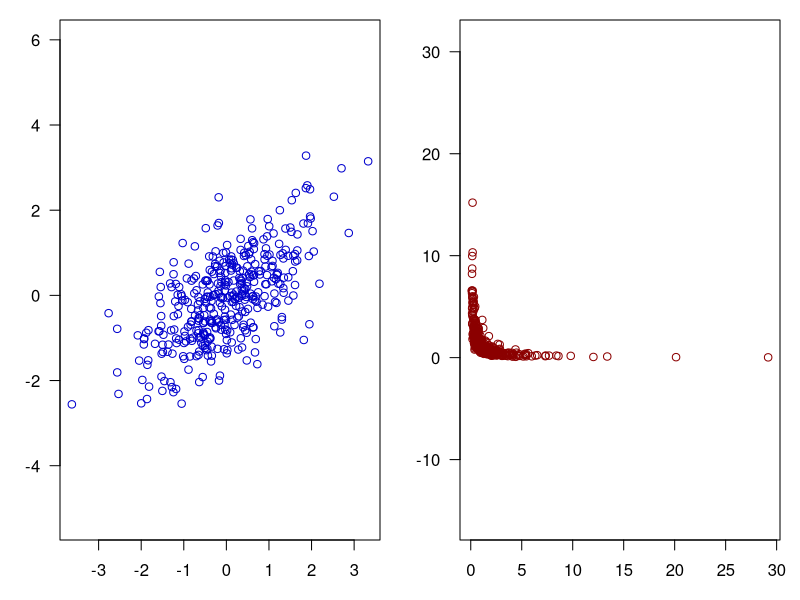
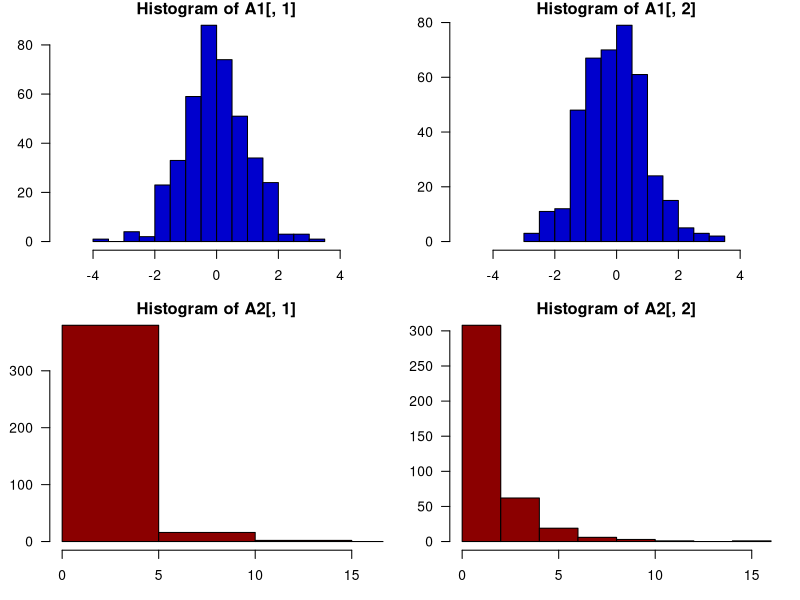
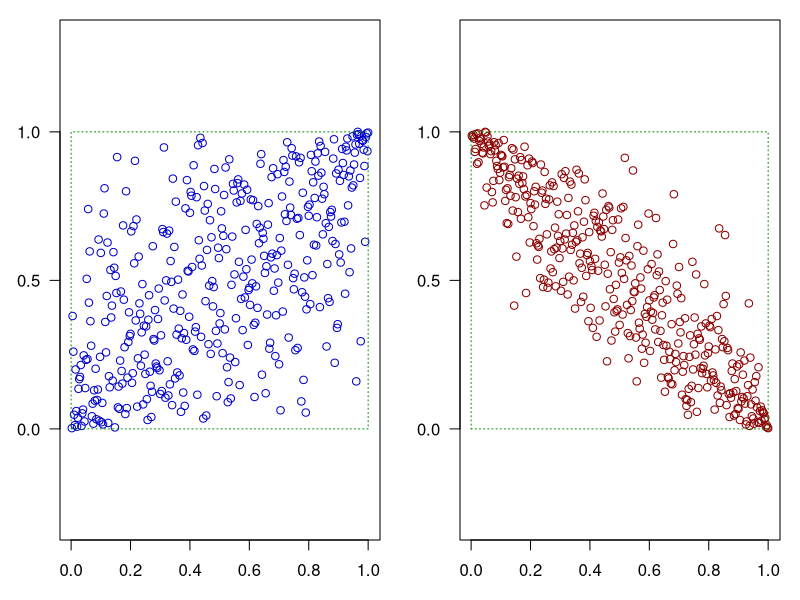
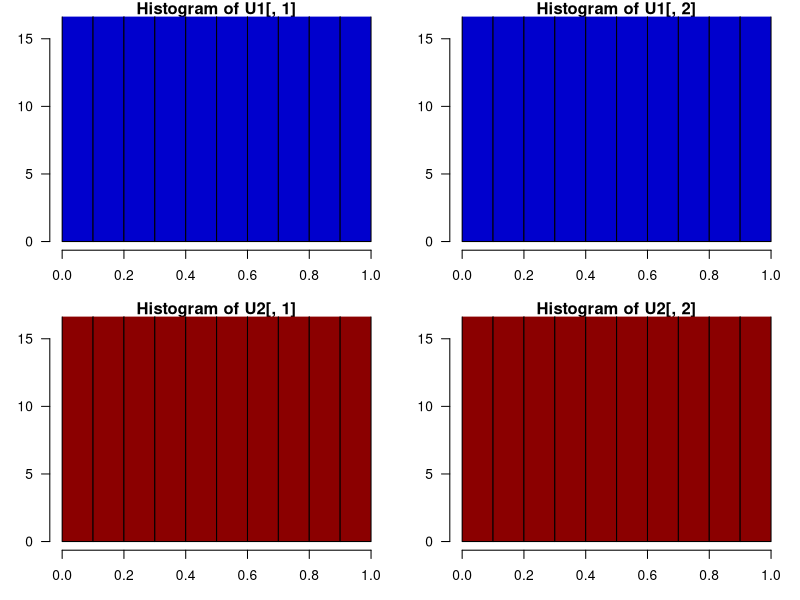
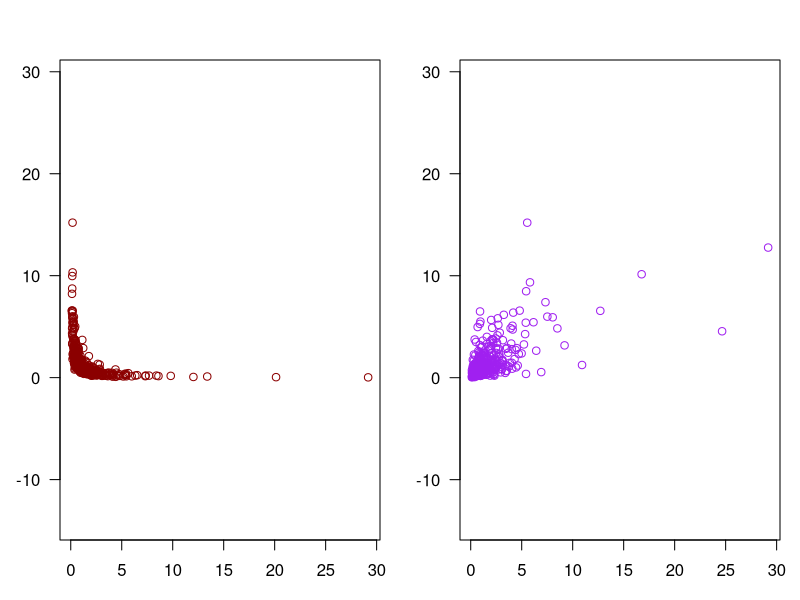
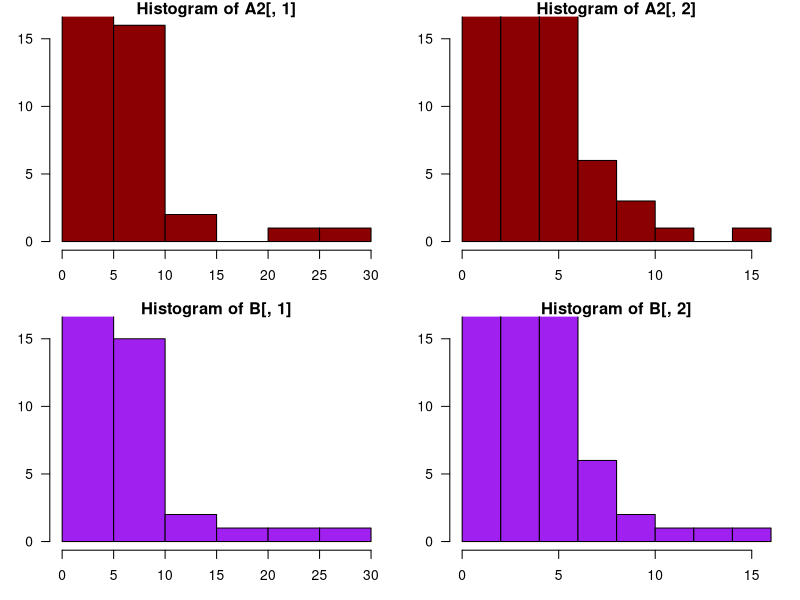
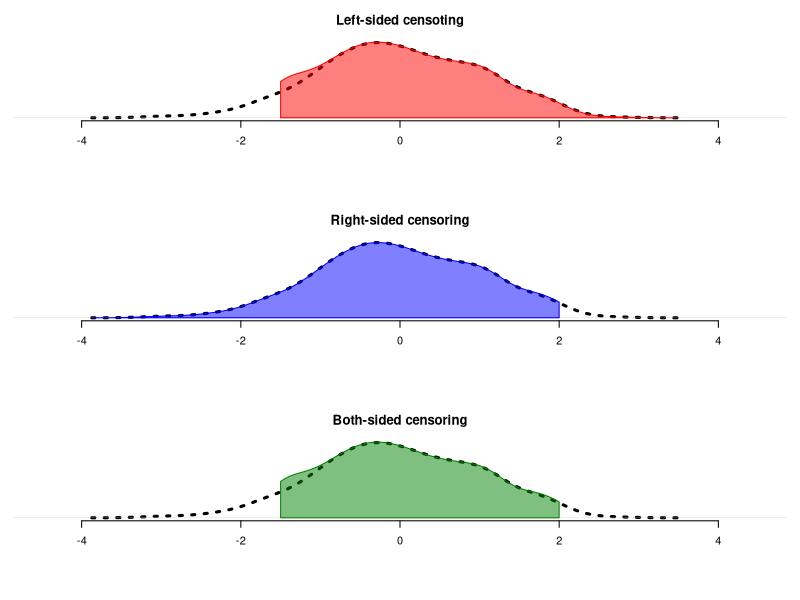
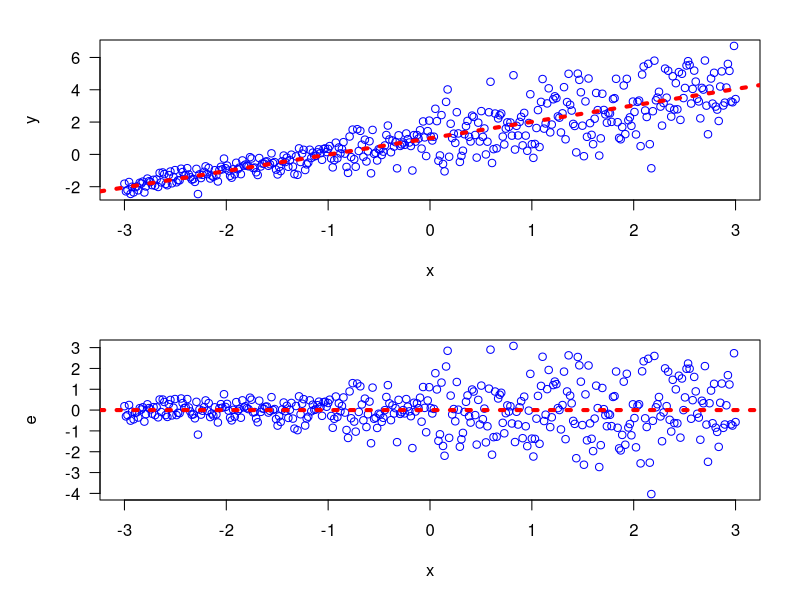

Recreate these plots in R, in order.
#   SGIA40F15 23/24
#       Seminar 05
#           Odds and Ends
#               1.  Copulas
#               2.  Tobit: dealing with censored outcomes
#               3.  Location-scale models
#   2024-03-10
#   Juraj Medzihorsky

rm(list = ls())

library(MASS)
library(AER) # tobit
library(mgcv) # generalized additive location-scale models

#   ________________________________________________________
#   2. Copulas
#   Informally: a copula is what remains from a multivariate
#   distribution if we make the marginals uniform.
#   A bit more formally: multivariate Cumulative
#   Distribution function of a multivariate distribution
#   with uniform marginals.

#   A very simple illustration.
#   Simulate two bivariate normals. One negatively the other
#   positively correlated. And then make the second one a
#   log-normal [that is, exp(Normal())]

#   Sample size
N <- 4e2
#   Means: all zero
mu1 <- mu2 <- rep(0, 2)
#   Variance-covariance matrices
Sigma1 <- matrix(c(1, 0.6, 0.6, 1), ncol = 2)
Sigma2 <- matrix(c(1, -0.9, -0.9, 1), ncol = 2)

set.seed(19740330)
A1 <- mvrnorm(N, mu1, Sigma1)
A2 <- mvrnorm(N, mu2, Sigma2) |> apply(2, exp)

#   Sample correlations:
cor(A1) |> round(2)
cor(A2) |> round(2)

#   The joint distributions
par(mar = c(3, 3, 1, 1),
    mfrow = c(1, 2),
    las = 1)
plot(
  A1,
  col = 'blue3',
  xlab = F,
  ylab = F,
  asp = 1
)
plot(
  A2,
  col = 'red4',
  xlab = F,
  ylab = F,
  asp = 1
)

#   The marginals, as histograms
K <- 10
par(mar = c(3, 3, 1, 1),
    mfrow = c(2, 2),
    las = 1)
hist(A1[, 1],
     breaks = K,
     col = 'blue3',
     xlim = c(-1, 1) * 5)
hist(A1[, 2],
     breaks = K,
     col = 'blue3',
     xlim = c(-1, 1) * 5)
hist(A2[, 1],
     breaks = K,
     col = 'red4',
     xlim = c(0, 1) * 16)
hist(A2[, 2],
     breaks = K,
     col = 'red4',
     xlim = c(0, 1) * 16)

#   now strip the marginals, using the empirical cumulative
#   density functions
U1 <- apply(A1, 2, function(x)
  ecdf(x)(x))
U2 <- apply(A2, 2, function(x)
  ecdf(x)(x))

#   the joint distributions
par(mar = c(3, 3, 1, 1),
    mfrow = c(1, 2),
    las = 1)
plot(
  U1,
  col = 'blue3',
  xlab = F,
  ylab = F,
  asp = 1
)
rect(0, 0, 1, 1, border = 'green4', lty = 3)
plot(
  U2,
  col = 'red4',
  xlab = F,
  ylab = F,
  asp = 1
)
rect(0, 0, 1, 1, border = 'green4', lty = 3)

#   The marginals, as histograms
K <- 10
yl <- c(0, 16)
par(mar = c(3, 3, 1, 1),
    mfrow = c(2, 2),
    las = 1)
hist(U1[, 1],
     breaks = K,
     col = 'blue3',
     ylim = yl)
hist(U1[, 2],
     breaks = K,
     col = 'blue3',
     ylim = yl)
hist(U2[, 1],
     breaks = K,
     col = 'red4',
     ylim = yl)
hist(U2[, 2],
     breaks = K,
     col = 'red4',
     ylim = yl)

#   now the really fun part, use the U1 to combine it with
#   the marginals of A2
B <-
  data.frame(
    'b1' = quantile(x = A2[, 1], probs = U1[, 1], type = 2),
    'b2' = quantile(x = A2[, 2], probs = U1[, 2], type = 2)
  )

#   positively correlated, just like A1
cor(B) |> round(2)

#   but with log-normal marginals, just like A2
#   the joint distributions
par(mar = c(3, 3, 3, 1),
    mfrow = c(1, 2),
    las = 1)
plot(
  A2,
  col = 'red4',
  xlab = F,
  ylab = F,
  asp = 1
)
plot(
  B,
  col = 'purple',
  xlab = F,
  ylab = F,
  asp = 1
)
#   The marginals, as histograms
K <- 10
yl <- c(0, 16)
par(mar = c(3, 3, 1, 1),
    mfrow = c(2, 2),
    las = 1)
hist(A2[, 1],
     breaks = K,
     col = 'red4',
     ylim = yl)
hist(A2[, 2],
     breaks = K,
     col = 'red4',
     ylim = yl)
hist(B[, 1],
     breaks = K,
     col = 'purple',
     ylim = yl)
hist(B[, 2],
     breaks = K,
     col = 'purple',
     ylim = yl)

#   We've only scratched the surface here. Copulas are
#   extremely useful for modeling associations in joint
#   distributions, such as in Generalized Joint Response
#   Models that generalize the Heckman selection model. And
#   they have many, many more applications.

#   ________________________________________________________
#   2. Tobit
#   Censoring: values that are below or above some threshold
#   will not be observed at their actual values, but at the
#   value of the threshold.

#   just a quick descriptive simulation
set.seed(12321)
a <- rnorm(4e2, 0, 1) |> scale() |> as.vector()
#   three kinds of censoring:
#   only at the left side
#   only at the upper side
#   at both side
thresh_lo <- -1.5
thresh_hi <- 2
a_lo <- ifelse(a <= thresh_lo, thresh_lo, a)
a_hi <- ifelse(a >= thresh_hi, thresh_hi, a)
a_both <- ifelse(a_lo >= thresh_hi, thresh_hi, a_lo)

#   prepare gaussian kernel density estimates
d_a <- density(a)
d_lo <- density(a_lo, from = thresh_lo)
d_hi <- density(a_hi, to = thresh_hi)
d_both <- density(a_both, from = thresh_lo, to = thresh_hi)

par(mar = c(6, 1, 3, 1),
    las = 1,
    mfrow = c(3, 1))
plot(
  d_a,
  col = 'black',
  main = 'Left-sided censoting',
  xlab = '',
  ylab = '',
  frame = F,
  yaxt = 'n',
  lty = 3,
  lwd = 3,
  xlim = c(-4.5, 4.5)
)
polygon(
  c(d_lo$x, rev(d_lo$x)),
  c(d_lo$y, rep(0, 512)),
  col = rgb(1, 0, 0, 0.5),
  border = rgb(1, 0, 0)
)
plot(
  d_a,
  col = 'black',
  main = 'Right-sided censoring',
  xlab = '',
  ylab = '',
  frame = F,
  yaxt = 'n',
  lty = 3,
  lwd = 3,
  xlim = c(-4.5, 4.5)
)
polygon(
  c(d_hi$x, rev(d_hi$x)),
  c(d_hi$y, rep(0, 512)),
  col = rgb(0, 0, 1, 0.5),
  border = rgb(0, 0, 1)
)
plot(
  d_a,
  col = 'black',
  main = 'Both-sided censoring',
  xlab = '',
  ylab = '',
  frame = F,
  yaxt = 'n',
  lty = 3,
  lwd = 3,
  xlim = c(-4.5, 4.5)
)
polygon(
  c(d_both$x, rev(d_both$x)),
  c(d_both$y, rep(0, 512)),
  col = rgb(0, 0.5, 0, 0.5),
  border = rgb(0, 0.5, 0)
)


#   Let's look at a simulated example of how it can cause
#   issues.
#   For simplicity, one-sided left censoring
set.seed(32123)
N <- 1e3
#   single confounder, two non-confounders
x <- runif(N,-3, 3) |> scale(scale = F) |> as.vector()
e0 <- rnorm(N,-3, 3) |> scale() |> as.vector()
e1 <- rnorm(N,-3, 3) |> scale() |> as.vector()
#   treatment
d <- plogis(-x) |> sapply(function(i)
  rbinom(1, 1, i))
#   potential outcomes
y0 <- 0.0 + (1 * x + e0) |> scale() |> as.vector()
y1 <- 2.0 + (2 * x + e1) |> scale() |> as.vector()
#   observed outcome, the textbook way as opposed to ifelse
#   lower threshold
ystar <- (1 - d) * y0 + d * y1
thresh_1 <- 0.0
y <- ifelse(ystar < thresh_1, thresh_1, ystar)

#   compare actual and observed
ystar |> quantile(probs = seq(0, 1, by = 1e-1)) |> round(1)
y |> quantile(probs = seq(0, 1, by = 1e-1)) |> round(1)
#   actual proportion below the threshold?
mean(ystar < thresh_1) |> round(2)
mean(ystar < y) |> round(2)


#   ITE; true sample and population ATE = 2
ite <- y1 - y0
ite |> summary() |> round(2)
#   true sample and population ATT
ite |> subset(d %in% 1) |> mean() |> round(2)

#   naive ATE: not that off, in this case
(mean(y[d %in% 1]) - mean(y[d %in% 0])) |> round(2)

#   "OLS" controlling for x
lm(y ~ 1 + d + x)$coef['d'] |> round(2)

#   tobit from AER: much better, in this case
tobit(y ~ 1 + d + x, dist = 'gaussian')$coef['d'] |> round(2)

#   the summary is a bit more verbose
tobit(y ~ 1 + d + x, dist = 'gaussian') |> summary() |>
  print(digits = 2)


#   as usuall, let's run this simulation a bunch of times

onerun <-
  function(N = 1e3, thresh_1 = 0)
  {
    x <- runif(N,-3, 3) |> scale(scale = F) |> as.vector()
    e0 <- rnorm(N,-3, 3) |> scale() |> as.vector()
    e1 <- rnorm(N,-3, 3) |> scale() |> as.vector()
    d <- plogis(-x) |> sapply(function(i)
      rbinom(1, 1, i))
    y0 <- 0.0 + (1 * x + e0) |> scale() |> as.vector()
    y1 <- 2.0 + (2 * x + e1) |> scale() |> as.vector()
    ystar <- (1 - d) * y0 + d * y1
    y <- ifelse(ystar < thresh_1, thresh_1, ystar)
    est_naive <- (mean(y[d %in% 1]) - mean(y[d %in% 0]))
    est_lm <- lm(y ~ 1 + d + x)$coef['d']
    est_tobit <- tobit(y ~ 1 + d + x, dist = 'gaussian')$coef['d']
    est <- data.frame(est_naive, est_lm, est_tobit)
    rownames(est) <- NULL
    return(est)
  }

#   B iterations at a smaller sample size
B <- 1e3
set.seed(12121)
res <- do.call(rbind, replicate(B, onerun(N = 2e2), simplify = F))

#   bias: tobit is practically unbiased
colMeans(res - 2) |> round(2)

#   variance: about the same
apply(res, 2, sd) |> round(2)
apply(res, 2, var) |> round(2)


#   ________________________________________________________
#   2.  Location-scale models
#   "heteroskedasticity" - the residuals have unequal
#   variance over the support of the fitted values
#   Location-scale models are useful when we need the
#   residuals for something (think e.g. changes-in-changes).

rm(list = ls())

#   Simple descriptive example, so no potential outcomes
N <- 4e2
x <- seq(-3, 3, length.out = N)
#   estar will be rescaled to generate the true residuals
estar <- rnorm(N, 0, 1) |> scale() |> as.vector()
e <- (estar * (0.2 + 0.8 * pnorm(x))) |> scale() |> as.vector()
#   1 + x is the linear predictor
y <- 1 + x + e

par(mfrow = c(2, 1),
    mar = c(5, 5, 2, 2),
    las = 1)
plot(x, y, col = 'blue1')
abline(lm(y ~ 1 + x),
       col = 'red',
       lty = 3,
       lwd = 4)
plot(x, e, col = 'blue1')
abline(
  h = 0,
  col = 'red',
  lty = 3,
  lwd = 4
)

#   now "OLS"
mod1 <- lm(y ~ 1 + x)
#   fitted values
yhat1 <- fitted(mod1)
#   residuals
res1 <- resid(mod1)

#   same thing, now estimated
par(mfrow = c(1, 1),
    mar = c(5, 5, 2, 2),
    las = 1)
plot(yhat1, res1, col = 'blue1')
abline(
  h = 0,
  col = 'red',
  lty = 3,
  lwd = 4
)

#   mod1 above is a location-only model, it only models
#   the conditional location (in this case the mean),
#   conditional on the right-hand side,
#   within the restrictions imposed by the model

#   we can take those residuals, square them, and fit a
#   scale-only model to them

ressq1 <- res1 ^ 2

mods1 <- glm(ressq1 ~ 1 + x,
             family = quasi(variance = 'mu', link = 'log'))

fits1 <- fitted(mods1, type = 'link') |> exp() |> sqrt()

#   this is the fitted value of the residual SD given X
par(mfrow = c(1, 1),
    mar = c(5, 5, 2, 2),
    las = 1)
plot(x, fits1, col = 'blue1', ylim = c(0, 6))
abline(
  h = 0,
  col = 'red',
  lty = 3,
  lwd = 4
)

#   let's compare the original and the rescaled residuals
#   but first we need to rescale the observed ones
resscaled1 <- res1 / fits1

par(mfrow = c(2, 1),
    mar = c(5, 5, 2, 2),
    las = 1)
plot(yhat1, res1, col = 'blue1')
abline(
  h = 0,
  col = 'red',
  lty = 3,
  lwd = 4
)
plot(yhat1, resscaled1, col = 'blue1')
abline(
  h = 0,
  col = 'red',
  lty = 3,
  lwd = 4
)

#   now in one go with gam() from the lmls package
#   two formulas, as a list: 1. location 2. scale

mod_g_1 <- gam(list(y ~ 1 + x, ~ 1 + x), family = gaulss())

mod_g_1 |> summary() |> print(digits = 2)

#   check the fitted values
#   remember, here, x is just an order sequence
fit_g_1 <- mod_g_1 |> fitted()
fit_g_1 |> head() |> round(2)

par(mfrow = c(2, 1),
    mar = c(5, 5, 2, 2),
    las = 1)
plot(x, fit_g_1[, 1], col = 'blue1', ylab = 'Fitted location')
plot(x, fit_g_1[, 2], col = 'blue1', ylab = 'Fitted scale')



#   SCRIPT END
#   ________________________________________________________
